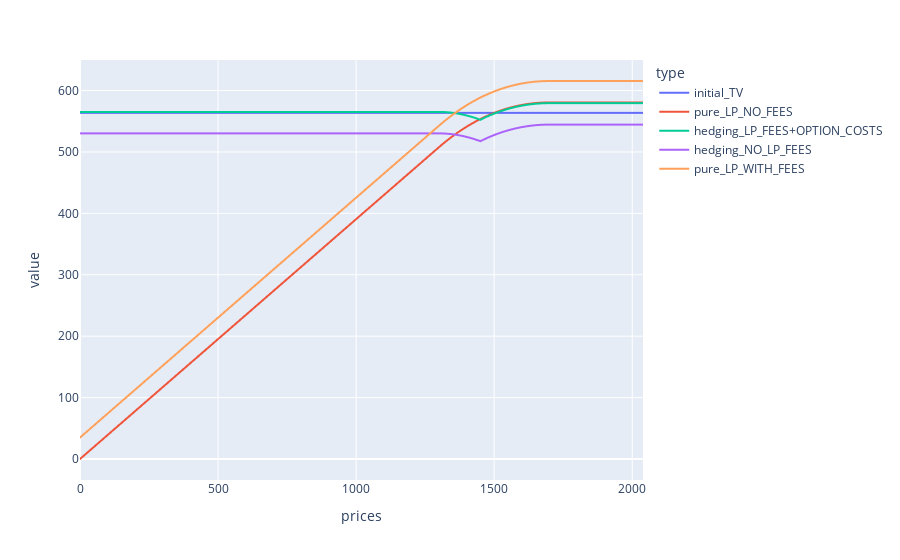

Here is the notebook cell this chart was saved with:
### Code cell
# Example figures
import plotly.express as px

gapminder = px.data.gapminder().query("continent=='Oceania'")
fig2 = px.line(df, x="prices", y="value", color='type')



fig2.show()

### Figure 1 — Plotly figure (JSON) as saved in the notebook; plotly's stock layout.template omitted (floating-point values rounded to 4 significant figures; data arrays with more than 128 entries replaced by an {"elided": "..."} marker saying what was removed)
{"data": [{"hovertemplate": "type=initial_TV<br>prices=%{x}<br>value=%{y}<extra></extra>", "legendgroup": "initial_TV", "line": {"color": "#636efa", "dash": "solid"}, "mode": "lines", "name": "initial_TV", "showlegend": true, "type": "scattergl", "x": {"elided": "2040 int values"}, "xaxis": "x", "y": {"elided": "2040 float values"}, "yaxis": "y"}, {"hovertemplate": "type=pure_LP_NO_FEES<br>prices=%{x}<br>value=%{y}<extra></extra>", "legendgroup": "pure_LP_NO_FEES", "line": {"color": "#EF553B", "dash": "solid"}, "mode": "lines", "name": "pure_LP_NO_FEES", "showlegend": true, "type": "scattergl", "x": {"elided": "2040 int values"}, "xaxis": "x", "y": {"elided": "2040 float values"}, "yaxis": "y"}, {"hovertemplate": "type=hedging_LP_FEES+OPTION_COSTS<br>prices=%{x}<br>value=%{y}<extra></extra>", "legendgroup": "hedging_LP_FEES+OPTION_COSTS", "line": {"color": "#00cc96", "dash": "solid"}, "mode": "lines", "name": "hedging_LP_FEES+OPTION_COSTS", "showlegend": true, "type": "scattergl", "x": {"elided": "2040 int values"}, "xaxis": "x", "y": {"elided": "2040 float values"}, "yaxis": "y"}, {"hovertemplate": "type=hedging_NO_LP_FEES<br>prices=%{x}<br>value=%{y}<extra></extra>", "legendgroup": "hedging_NO_LP_FEES", "line": {"color": "#ab63fa", "dash": "solid"}, "mode": "lines", "name": "hedging_NO_LP_FEES", "showlegend": true, "type": "scattergl", "x": {"elided": "2040 int values"}, "xaxis": "x", "y": {"elided": "2040 float values"}, "yaxis": "y"}, {"hovertemplate": "type=pure_LP_WITH_FEES<br>prices=%{x}<br>value=%{y}<extra></extra>", "legendgroup": "pure_LP_WITH_FEES", "line": {"color": "#FFA15A", "dash": "solid"}, "mode": "lines", "name": "pure_LP_WITH_FEES", "showlegend": true, "type": "scattergl", "x": {"elided": "2040 int values"}, "xaxis": "x", "y": {"elided": "2040 float values"}, "yaxis": "y"}], "layout": {"legend": {"title": {"text": "type"}, "tracegroupgap": 0}, "margin": {"t": 60}, "xaxis": {"anchor": "y", "domain": [0, 1], "title": {"text": "prices"}}, "yaxis": {"anchor": "x", "domain": [0, 1], "title": {"text": "value"}}}}
